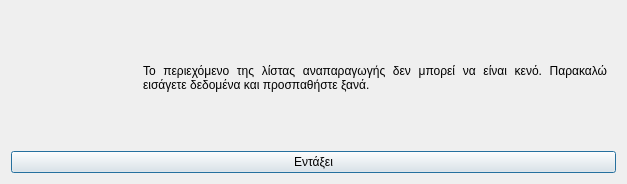
<?xml version="1.0" encoding="UTF-8"?>
<ui version="4.0">
 <class>Dialog</class>
 <widget class="QDialog" name="Dialog">
  <property name="geometry">
   <rect>
    <x>0</x>
    <y>0</y>
    <width>627</width>
    <height>184</height>
   </rect>
  </property>
  <property name="windowTitle">
   <string>Ελλιπή δεδομένα</string>
  </property>
  <property name="windowIcon">
   <iconset resource="../../../icons.qrc">
    <normaloff>:/rest-windows/assets/images/rest-windows/information.png</normaloff>:/rest-windows/assets/images/rest-windows/information.png</iconset>
  </property>
  <layout class="QGridLayout" name="gridLayout">
   <item row="0" column="0">
    <widget class="QFrame" name="frame">
     <property name="styleSheet">
      <string notr="true">QFrame{border:0px;}</string>
     </property>
     <property name="frameShape">
      <enum>QFrame::StyledPanel</enum>
     </property>
     <property name="frameShadow">
      <enum>QFrame::Raised</enum>
     </property>
     <layout class="QHBoxLayout" name="horizontalLayout">
      <item>
       <widget class="QLabel" name="image_label">
        <property name="maximumSize">
         <size>
          <width>117</width>
          <height>117</height>
         </size>
        </property>
        <property name="text">
         <string/>
        </property>
        <property name="pixmap">
         <pixmap resource="../../../icons.qrc">:/rest-windows/assets/images/rest-windows/information.png</pixmap>
        </property>
        <property name="scaledContents">
         <bool>true</bool>
        </property>
       </widget>
      </item>
      <item>
       <widget class="QLabel" name="label">
        <property name="text">
         <string>Το περιεχόμενο της λίστας αναπαραγωγής δεν μπορεί να είναι κενό. Παρακαλώ εισάγετε δεδομένα και προσπαθήστε ξανά.</string>
        </property>
        <property name="alignment">
         <set>Qt::AlignJustify|Qt::AlignVCenter</set>
        </property>
        <property name="wordWrap">
         <bool>true</bool>
        </property>
       </widget>
      </item>
     </layout>
    </widget>
   </item>
   <item row="1" column="0">
    <widget class="QPushButton" name="ok">
     <property name="text">
      <string>Εντάξει</string>
     </property>
     <property name="icon">
      <iconset resource="../../../icons.qrc">
       <normaloff>:/rest-windows/assets/images/rest-windows/ok.png</normaloff>:/rest-windows/assets/images/rest-windows/ok.png</iconset>
     </property>
    </widget>
   </item>
  </layout>
 </widget>
 <tabstops>
  <tabstop>ok</tabstop>
 </tabstops>
 <resources>
  <include location="../../../icons.qrc"/>
 </resources>
 <connections/>
</ui>
